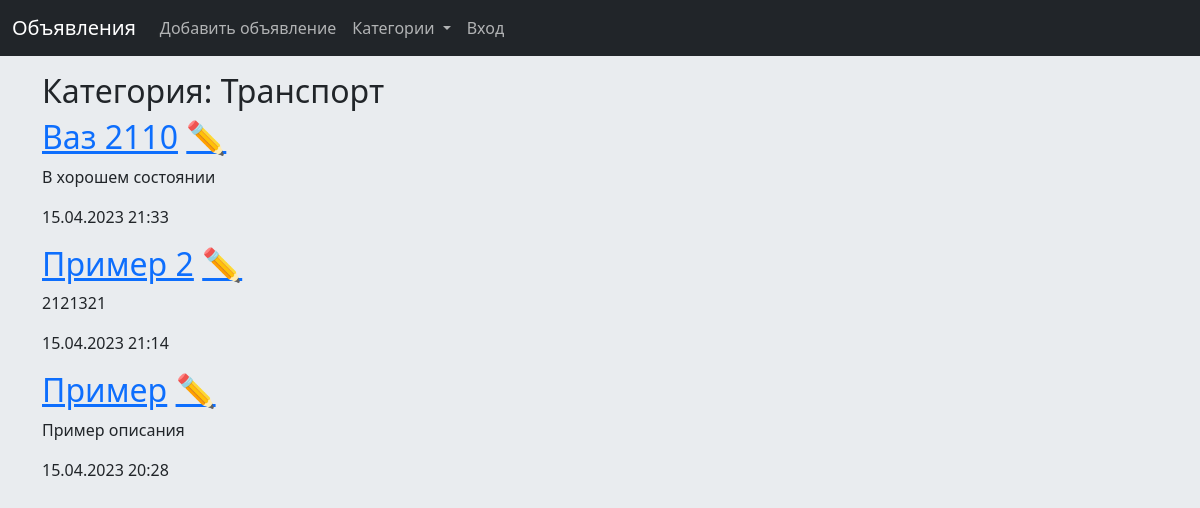
/1/, run on the app's committed database.
### bboardapp/models.py (models this page shows, shortened)
class Rubric(models.Model):
    name = models.CharField(max_length=20, db_index=True, verbose_name='Название')
    class Meta:
        verbose_name_plural = 'Категории'
        verbose_name = 'Категория'
        ordering = ['name']

class Bb(models.Model):
    STATUS_CHOICES = [
        ('Go', 'Хорошее'),
        ('No', 'Среднее'),
        ('Bad', 'Плохое'),
    ]
    title = models.CharField(max_length=50, verbose_name='Название')
    text = models.TextField(null=True, blank=True, verbose_name='Описание')
    status = models.CharField(max_length=50, choices=STATUS_CHOICES, default='Go',
                              verbose_name='Состояние')
    price = models.FloatField(null=True, blank=True, verbose_name='Цена')
    published = models.DateTimeField(auto_now_add=True, db_index=True, verbose_name='Опубликовано')
    rubric = models.ForeignKey('Rubric', null=True, on_delete=models.PROTECT,
                               verbose_name='Категория')
    class Meta:
        verbose_name_plural = 'Объявления'
        verbose_name = 'Объявление'
        ordering = ['-published']

### bboardapp/views.py (the view)
# urls.py: path('<int:rubric_id>/', BbByRubView.as_view(), name='by_rubric'),
class BbByRubView(TemplateView):
    template_name = 'bboardapp/by_rubric.html'
    def get_context_data(self, **kwargs):
        context = super().get_context_data(**kwargs)
        context['bbs'] = Bb.objects.filter(rubric=context['rubric_id'])
        context['rubrics'] = Rubric.objects.all()
        context['current_rubric'] = Rubric.objects.get(pk=context['rubric_id'])
        return context

### bboardapp/templates/bboardapp/by_rubric.html (shortened to what this page needs)
{% extends 'layout/base.html' %}
{% block content %}
<h2>Категория: {{ current_rubric.name }}</h2>
{% for bb in bbs %}
<div>
    <h2><a href="{% url 'detail' pk=bb.pk %}">{{ bb.title }}</a>
    <a id="edit" href="{% url 'update' pk=bb.pk %}">✏️</a></h2>
    <p>{{ bb.text }}</p>
    <p>{{ bb.published|date:'d.m.Y H:i' }}</p>
</div>
{% endfor %}
{% endblock %}

### data on the page
Rubric: name "Транспорт"
Bb: title "Ваз 2110", text "В хорошем состоянии", published "15.04.2023 21:33"
Bb: title "Пример 2", text "2121321", published "15.04.2023 21:14"
Bb: title "Пример", text "Пример описания", published "15.04.2023 20:28"
